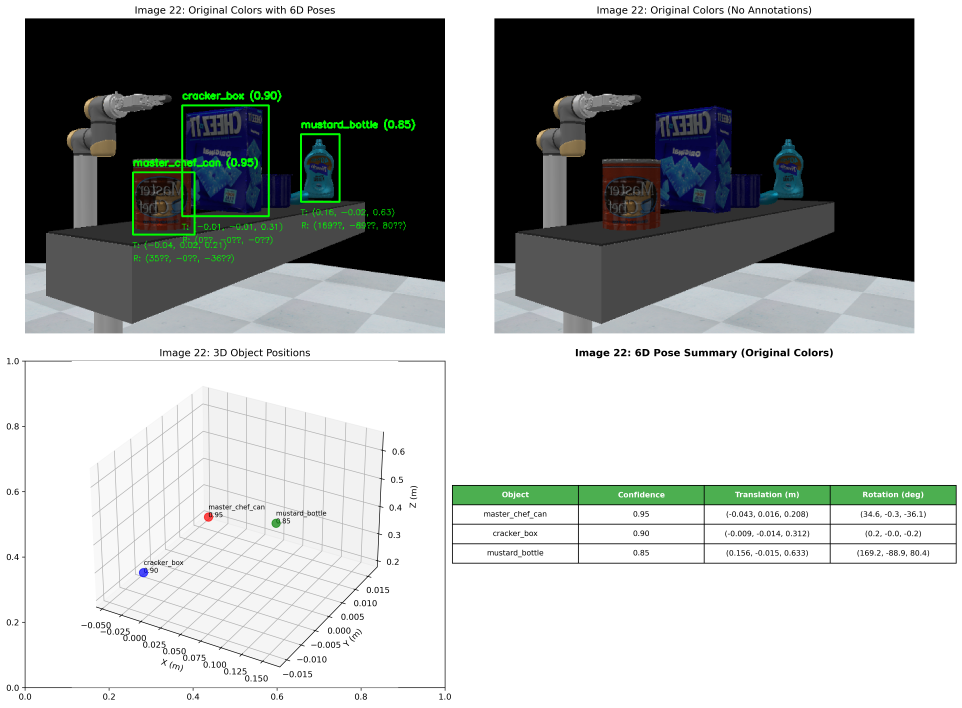
#> input picture 02_stage_3d_point_cloud_generation/pose_estimation/scripts/original_colors_6d_pose_image_22.png, 4810 x 3537 px (shown at 1/5 size)
$ python -i original_colors_6d_pose.py   (imports and definitions only)
#> lines starting #> are read from the running program, lines starting #| are printed output that depends on the picture
#!/usr/bin/env python3
"""
🎨 Original Colors 6D Pose Visualization
======================================
Show original image colors with manual object identification and 6D pose.
"""

import cv2
import numpy as np
import json
import trimesh
import os
import matplotlib.pyplot as plt
from mpl_toolkits.mplot3d import Axes3D
from scipy.spatial.transform import Rotation as R

class OriginalColors6DPose:
    """6D pose estimation with original colors and manual object identification."""

    def __init__(self):
        """Initialize the system."""
        print("🎨 Initializing Original Colors 6D Pose System...")

        # Load camera calibration
        with open('../calibration/coppelia_camera_calibration.json', 'r') as f:
            calibration = json.load(f)

        self.camera_matrix = np.array(calibration['camera_matrix'])
        self.dist_coeffs = np.array(calibration['dist_coeffs'])

        # Load 3D models
        self.models = {}
        model_paths = {
            'master_chef_can': '../models/master_chef_can.obj',
            'cracker_box': '../models/cracker_box.obj',
            'mug': '../models/mug.obj',
            'banana': '../models/banana.obj',
            'mustard_bottle': '../models/mustard_bottle.obj'
        }

        for name, path in model_paths.items():
            if os.path.exists(path):
                mesh = trimesh.load(path)
                self.models[name] = mesh
                print(f"  📦 {name}: {len(mesh.vertices)} vertices")
            else:
                print(f"  ❌ Missing model: {path}")

        print("✅ Original Colors 6D Pose System initialized!")

    # [381 lines left out: functions load_rgb_image, load_depth_image, manually_identify_objects, estimate_6d_pose, visualize_with_original_colors, run_original_colors_visualization and 1 more, not called in this run]

# [2 lines not run here, left out]

>>> import cv2
>>> picture = cv2.imread('original_colors_6d_pose_image_22.png', cv2.IMREAD_GRAYSCALE)
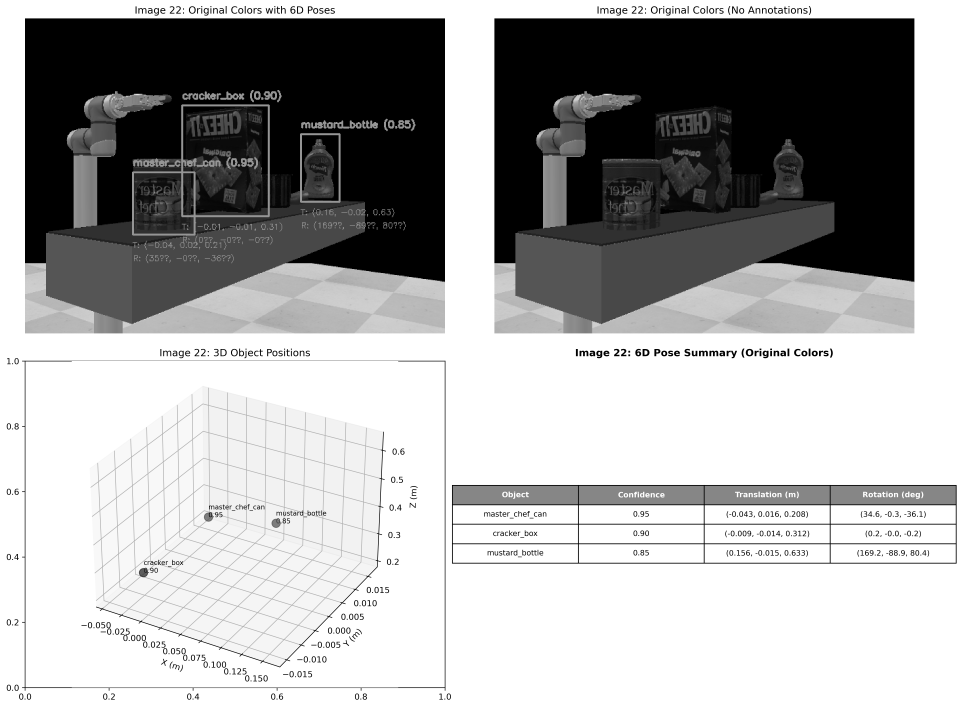
#> picture: shape (3537, 4810) (shown at 1/5 size); min 0, max 255, mean 169.3
#> (the run stopped early here; a loop or call above may not have finished)
